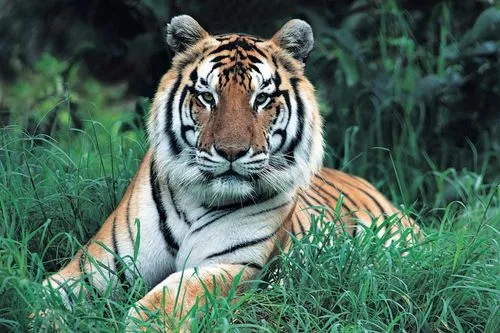
#> input picture lsk/HW01/tiger.jpg, 500 x 333 px, found by its file name
$ python Opencv_prac.py
#> lines starting #> are read from the running program, lines starting #| are printed output that depends on the picture; after the words box and inside, x2 and y2 are one past the last pixel; in counts of white or black regions, pixels touching at a corner belong together
import numpy as num
import cv2

img = cv2.imread('Tiger.jpg')
#> img is the input picture: shape (333, 500, 3); mean B, G, R 90.9, 104.8, 78.2

head = img[220:570,40:360].copy()
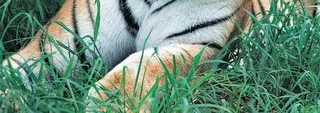
#> head: shape (113, 320, 3); mean B, G, R 121.6, 140.8, 107.1
cv2.rectangle(head,(0,0),(318,347),(0,255,0),3)
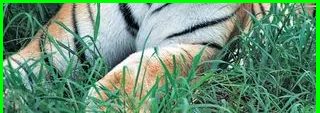
#> head: shape (113, 320, 3); 4.78% of pixels changed, all inside (x1, y1, x2, y2) = (0, 0, 320, 113)

for i in range(0,3):
    for j in range(0,3):
#> (the run stopped early here; a loop or call above may not have finished)
